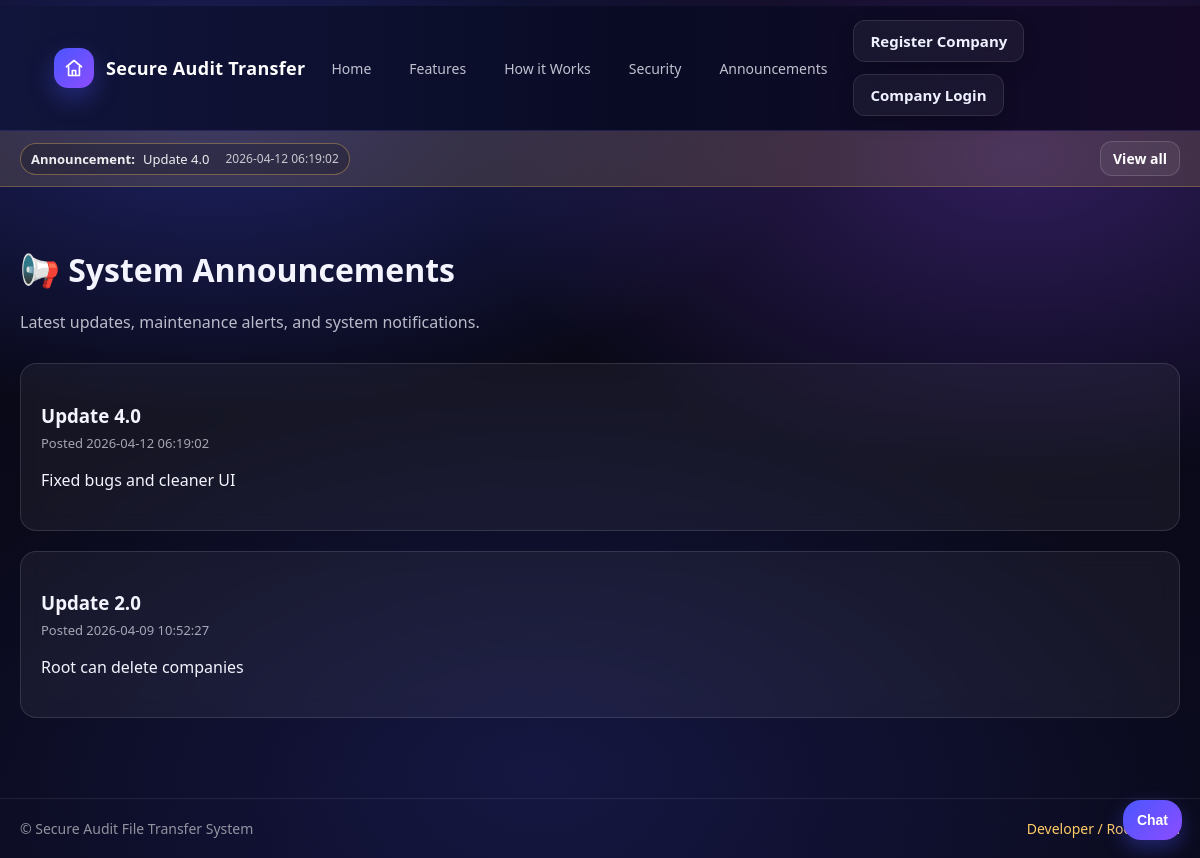
The page /announcements on the database its author committed.
### tables this page shows
CREATE TABLE announcements (
        id INTEGER PRIMARY KEY AUTOINCREMENT,
        title TEXT NOT NULL,
        body TEXT NOT NULL,
        created_at DATETIME DEFAULT CURRENT_TIMESTAMP
    );

### app.py (the view)
@app.route("/announcements")
def announcements_page():
    conn = get_db()
    cur = conn.cursor()
    cur.execute("SELECT id, title, body, created_at FROM announcements ORDER BY id DESC LIMIT 200")
    items = cur.fetchall()
    conn.close()
    return render_template("announcements.html", items=items)

### app.py (called while the page is built)
def get_db():
    conn = sqlite3.connect(DATABASE)
    return conn

@app.context_processor
def inject_latest_announcement():
    try:
        conn = get_db()
        cur = conn.cursor()
        cur.execute("SELECT id, title, created_at FROM announcements ORDER BY id DESC LIMIT 1")
        row = cur.fetchone()
        conn.close()
        if row:
            return {"latest_announcement": {"id": row[0], "title": row[1], "created_at": row[2]}}
    except Exception:
        pass
    return {"latest_announcement": None}

### templates/announcements.html
{% extends "base.html" %}
{% block content %}
<div style="padding:40px 0;">
  <h1 style="margin-bottom:20px;">📢 System Announcements</h1>
  <p style="opacity:.75;margin-bottom:30px;">Latest updates, maintenance alerts, and system notifications.</p>
  {% if items %}
    <div style="display:flex;flex-direction:column;gap:20px;">
      {% for a in items %}
        <div style="background:rgba(255,255,255,.05);border:1px solid rgba(255,255,255,.12);border-radius:16px;padding:20px;backdrop-filter:blur(10px);">
          <h3 style="margin-bottom:6px;">{{ a[1] }}</h3>
          <div style="font-size:13px;opacity:.65;margin-bottom:12px;">Posted {{ a[3] }}</div>
          <p style="line-height:1.6;">{{ a[2] }}</p>
        </div>
      {% endfor %}
    </div>
  {% else %}
    <div style="padding:30px;background:rgba(255,255,255,.04);border-radius:14px;border:1px solid rgba(255,255,255,.08);">
      No announcements yet.
    </div>
  {% endif %}
</div>
{% endblock %}

### templates/base.html (shortened to what this page needs)
<!DOCTYPE html>
<html>
<head>
  <link rel="stylesheet" href="{{ url_for('static', filename='theme.css') }}">
</head>
<body>
<div class="navbar">
  <div class="container-xl nav-inner">
    <a class="brand" href="{{ url_for('home') }}">
      <span class="brand-badge">
      </span>
      <span>Secure Audit Transfer</span>
    </a>
    <div class="nav-links">
      <a href="{{ url_for('home') }}">Home</a>
      <a href="{{ url_for('home') }}#features">Features</a>
      <a href="{{ url_for('home') }}#how">How it Works</a>
      <a href="{{ url_for('home') }}#security">Security</a>
      <a href="{{ url_for('announcements_page') }}">Announcements</a>
    </div>
    <div class="nav-actions">
      <div class="nav-right">
  {% if session.get('company_id') %}
    <a href="{{ url_for('portal_select') }}" class="nav-link-btn">Back to Dashboard</a>
    {% if session.get('role') == 'admin' %}
      <a href="{{ url_for('admin_dashboard') }}" class="nav-link-btn">Admin Panel</a>
    {% elif session.get('role') == 'it' %}
      <a href="{{ url_for('it_dashboard') }}" class="nav-link-btn">IT Panel</a>
    {% elif session.get('role') == 'staff' %}
      <a href="{{ url_for('staff_dashboard') }}" class="nav-link-btn">Staff Panel</a>
    {% endif %}
    <a href="{{ url_for('logout') }}" class="nav-link-btn logout-btn">Logout</a>
  {% else %}
    <a href="{{ url_for('register_company') }}" class="nav-link-btn">Register Company</a>
    <a href="{{ url_for('company_login') }}" class="nav-link-btn">Company Login</a>
  {% endif %}
</div>
    </div>
  </div>
</div>
{% if latest_announcement %}
<div class="announce-bar">
  <div class="container-xl wrap">
    <div class="announce-pill">
      <b>Announcement:</b>
      <span>{{ latest_announcement.title }}</span>
      <span class="announce-date">{{ latest_announcement.created_at }}</span>
    </div>
    <a class="btn" href="{{ url_for('announcements_page') }}" style="padding:7px 12px;">View all</a>
  </div>
</div>
{% endif %}
<div class="container-xl">
  {% block content %}{% endblock %}
</div>
<div class="chat-fab">
  <button id="chatOpenBtn" class="btn btn-primary" type="button" style="border-radius:18px;padding:12px 14px; position:relative;">
  Chat
</button>
</div>
<div class="footer">
  <div class="container-xl" style="display:flex;justify-content:space-between;flex-wrap:wrap;">
    <div>© Secure Audit File Transfer System</div>
    <div>
      <a href="{{ url_for('root_login') }}" style="color:#ffcc66;">Developer / Root Portal</a>
    </div>
  </div>
</div>
</body>
</html>

### static/theme.css (style rules this page uses)
:root { --bg:#070712; --bg2:#0b0b1f; --text:#f4f4ff; --muted:rgba(244,244,255,.65); --glass: rgba(255,255,255,.08); --stroke: rgba(255,255,255,.14); --primary:#4a56ff; --primary2:#8c4dff; --good:#3ddc97; --warn:#ffcc66; --danger:#ff5c7a; --shadow: 0 24px 60px rgba(0,0,0,.55); --radius: 22px; --radius2: 16px; --font: ui-sans-serif, system-ui, -apple-system, Segoe UI, Roboto, Helvetica, Arial; }
* { box-sizing:border-box; }
html,body { height:100%; }
body { margin:0; font-family:var(--font); color:var(--text); background: radial-gradient(1000px 520px at 18% 12%, rgba(74,86,255,.35), transparent 60%), radial-gradient(900px 520px at 85% 18%, rgba(140,77,255,.30), transparent 62%), radial-gradient(1100px 700px at 45% 90%, rgba(74,86,255,.16), transparent 60%), linear-gradient(180deg, var(--bg) 0%, var(--bg2) 100%); }
a { color: inherit; text-decoration:none; }
.container-xl { max-width: 1180px; margin: 0 auto; padding: 0 18px; }
.navbar { position: sticky; top:0; z-index: 50; backdrop-filter: blur(12px); background: rgba(10,10,20,.45); border-bottom: 1px solid rgba(255,255,255,.10); }
.nav-inner { display:flex; align-items:center; justify-content:space-between; gap:14px; padding: 14px 0; }
.brand { display:flex; align-items:center; gap:10px; font-weight: 750; letter-spacing: .2px; }
.brand-badge { width: 34px; height:34px; border-radius: 12px; background: linear-gradient(135deg, rgba(74,86,255,1), rgba(140,77,255,1)); box-shadow: 0 10px 25px rgba(74,86,255,.30); }
.nav-links { display:flex; gap:14px; flex-wrap:wrap; align-items:center; }
.nav-links a { color: rgba(244,244,255,.78); font-size: 14px; padding: 8px 10px; border-radius: 12px; }
.nav-actions { display:flex; gap:10px; align-items:center; flex-wrap:wrap; }
.btn { display:inline-flex; align-items:center; justify-content:center; gap:8px; border-radius: 14px; padding: 10px 14px; font-weight: 650; border: 1px solid rgba(255,255,255,.14); background: rgba(255,255,255,.06); color: var(--text); cursor:pointer; transition: transform .12s ease, background .12s ease, border-color .12s ease; }
.btn-primary { border-color: rgba(74,86,255,.55); background: linear-gradient(135deg, rgba(74,86,255,1), rgba(140,77,255,1)); box-shadow: 0 12px 32px rgba(74,86,255,.24); }
.footer { margin-top: 44px; padding: 22px 0; border-top: 1px solid rgba(255,255,255,.10); color: rgba(244,244,255,.55); }
.footer a { color: rgba(255,204,102,.9); }
html { scroll-behavior: smooth; }

### rows shown on the page
announcements: title "Update 4.0", created_at "2026-04-12 06:19:02", body "Fixed bugs and cleaner UI"
announcements: title "Update 2.0", created_at "2026-04-09 10:52:27", body "Root can delete companies"
